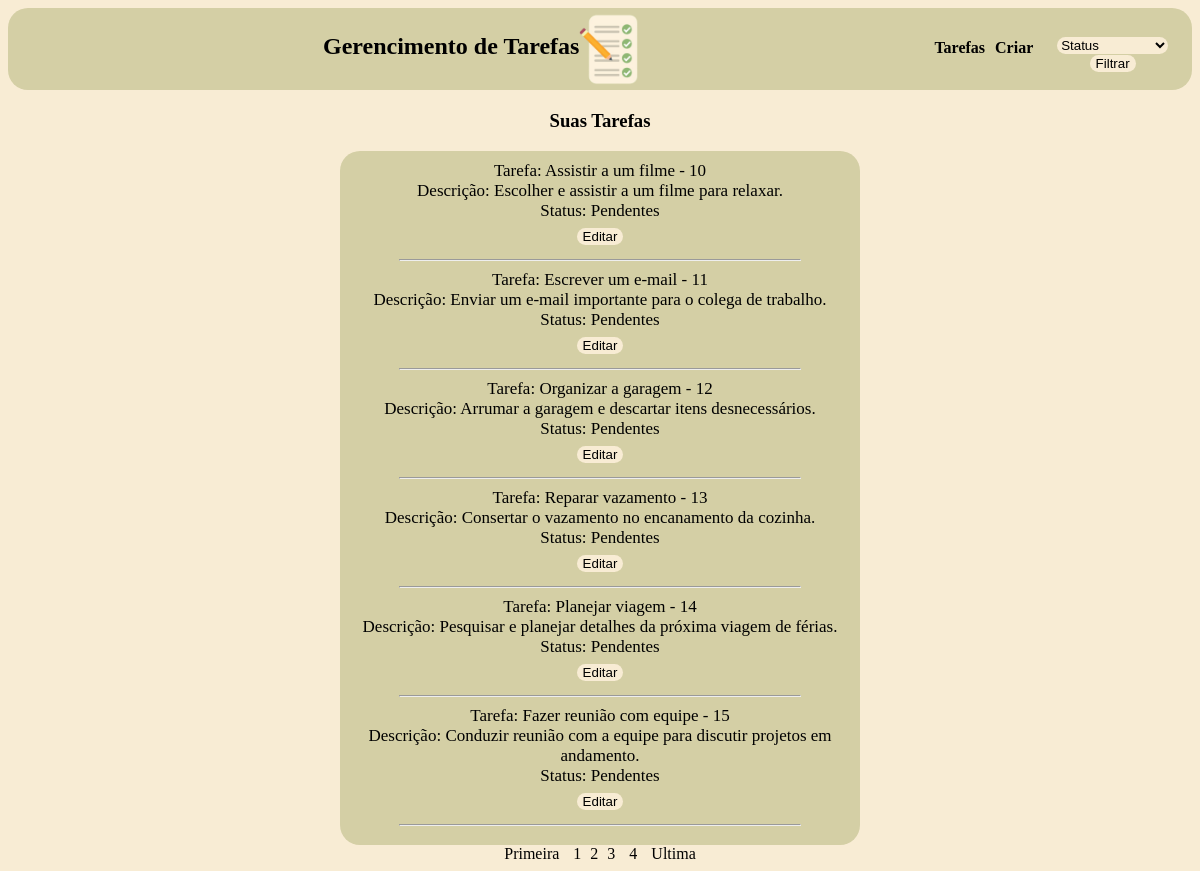
The app's page /tarefas.php?pagina=2 with its own data.
### tables this page shows
CREATE TABLE `tarefas` (
  `id` int(11) NOT NULL,
  `task_name` varchar(250) NOT NULL,
  `description` text DEFAULT NULL,
  `status` set('Pendentes','Em andamento','Concluidas') DEFAULT 'Pendentes',
  `created_at` datetime DEFAULT NULL
);

### tarefas.php (the view, shortened to what this page needs)
<?php
include_once("conexao.php");
?>
<!DOCTYPE html>
<html lang="pt-br">
<head>
</head>
<body>
<header>
        <div id="logo">
            <h2>Gerencimento de Tarefas</h2>
            <img src="tarefas2.png" alt="">
        </div>
        <div id="botoes">
            <tr>
                <th><a href="tarefas.php">
                        <h4>Tarefas</h4>
                    </a></th>
                <th><a href="index.php">
                        <h4>Criar</h4>
                    </a></th>
                <form action="filtro_tarefas.php" method="GET" id="form1">
                    <select name="status" required>
                        <option value="">Status</option>
                    </select>
                    <input type="submit" value="Filtrar" id="bot1">
                </form>
            </tr>
        </div>
    </header>
    <h3>Suas Tarefas</h3>
    <?php
    $pagina_atual = filter_input(INPUT_GET, 'pagina', FILTER_SANITIZE_NUMBER_INT);
    $pagina = (!empty($pagina_atual)) ? $pagina_atual : 1;
    $qnt_result_pg = 6;
    $inicio = ($qnt_result_pg * $pagina) - $qnt_result_pg;
    $result_tarefas = "SELECT * FROM tarefas LIMIT $inicio, $qnt_result_pg";
    $resultado_tarefas = mysqli_query($conn, $result_tarefas);
?>
<div id="conteudo">
<?php
    while ($row_tarefa = mysqli_fetch_assoc($resultado_tarefas)) {
        echo "Tarefa: " . $row_tarefa['task_name'] . " - " . $row_tarefa['id'] . "<br>";
        echo "Descrição: " . $row_tarefa['description'] . "<br>";
        echo "Status: " . $row_tarefa['status'] . "<br>";
        echo "<a href = 'edit_tarefas.php?id=" . $row_tarefa['id'] . "'><button style='border: 0; border-radius: 10px; background-color: #f8ecd4;'>Editar</button></a><hr style='width: 80%;'>";
    }
?>
</div>
<?php
    $result_t = "SELECT COUNT(id) AS num_result FROM tarefas";
    $resultado_t = mysqli_query($conn, $result_t);
    $row_t = mysqli_fetch_assoc($resultado_t);
    $quantidade_t = ceil($row_t['num_result'] / $qnt_result_pg);
    $max_links = 2;
    echo "<a href='tarefas.php?pagina=1'>Primeira</a> ";
    for ($pag_ant = $pagina - $max_links; $pag_ant <= $pagina - 1; $pag_ant++) {
        if ($pag_ant >= 1) {
            echo "<a href='tarefas.php?pagina=$pag_ant'>$pag_ant</a> ";
        }
    }
    echo "$pagina ";
    for ($pag_dep = $pagina + 1; $pag_dep <= $pagina + $max_links; $pag_dep++) {
        if ($pag_dep <= $quantidade_t) {
            echo "<a href='tarefas.php?pagina=$pag_dep'>$pag_dep</a> ";
        }
    }
    echo "<a href='tarefas.php?pagina=$quantidade_t'>Ultima</a>";
    ?>
</body>
</html>

### tarefas.php (style rules this page uses)
body { background-color: #f8ecd4; text-align: center; }
header { background-color: #d4cfa5; display: flex; justify-content: center; padding: 5px; margin-bottom: 20px; border-radius: 20px; }
img { width: 60px; }
#botoes { display: flex; justify-content: right; text-align: center; color: black; }
#logo { display: flex; width: 80%; justify-content: center; padding-left: 20px; }
a { padding: 5px; text-decoration: none; color: black; }
#form1 { padding-top: 23px; }
select { border: 0; border-radius: 10px; text-decoration: none; background-color: #f8ecd4; }
#bot1 { border: 0; border-radius: 10px; background-color: #f8ecd4; }
#conteudo { margin: auto; display: flex; flex-direction: column; text-align: center; background-color: #d4cfa5; width: 500px; border-radius: 20px; font-size: 17px; padding: 10px }

### records on screen
tarefas: task_name "Assistir a um filme", id "10", description "Escolher e assistir a um filme para relaxar.", status "Pendentes"
tarefas: task_name "Escrever um e-mail", id "11", description "Enviar um e-mail importante para o colega de trabalho.", status "Pendentes"
tarefas: task_name "Organizar a garagem", id "12", description "Arrumar a garagem e descartar itens desnecessários.", status "Pendentes"
tarefas: task_name "Reparar vazamento", id "13", description "Consertar o vazamento no encanamento da cozinha.", status "Pendentes"
tarefas: task_name "Planejar viagem", id "14", description "Pesquisar e planejar detalhes da próxima viagem de férias.", status "Pendentes"
tarefas: task_name "Fazer reunião com equipe", id "15", description "Conduzir reunião com a equipe para discutir projetos em andamento.", status "Pendentes"

### other values on screen
$pagina "2"
